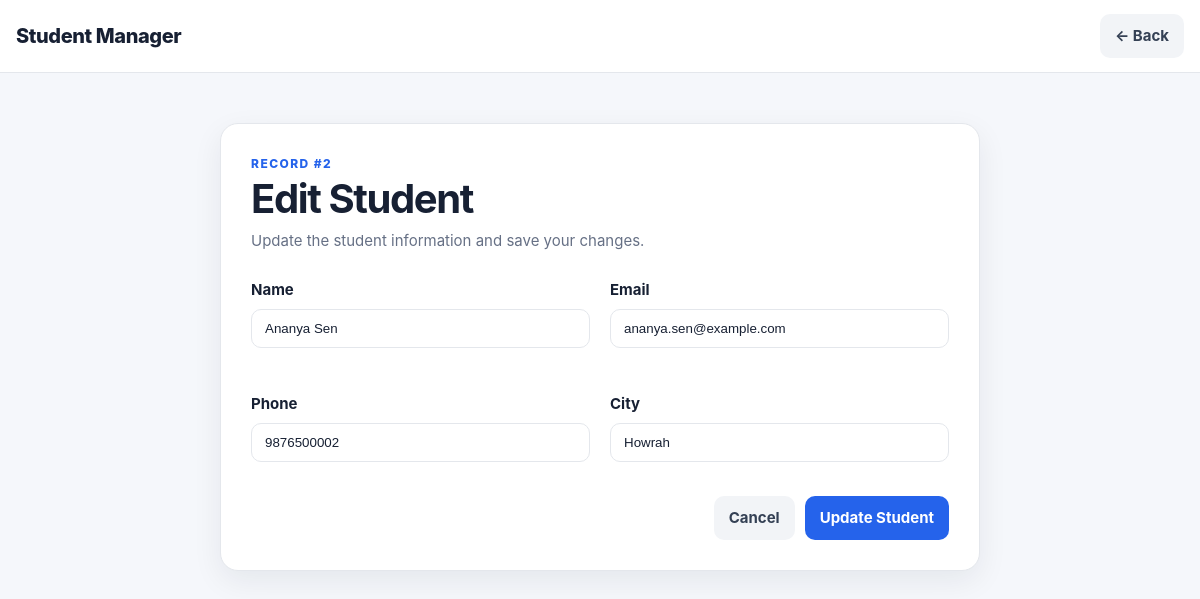
The app's page /update.php?id=2 with its own data.
### tables this page shows
CREATE TABLE IF NOT EXISTS students (
    id INT UNSIGNED AUTO_INCREMENT PRIMARY KEY,
    name VARCHAR(100) NOT NULL,
    email VARCHAR(150) NOT NULL UNIQUE,
    phone VARCHAR(20) NOT NULL,
    city VARCHAR(100) NOT NULL,
    created_at TIMESTAMP NOT NULL DEFAULT CURRENT_TIMESTAMP,
    updated_at TIMESTAMP NOT NULL DEFAULT CURRENT_TIMESTAMP ON UPDATE CURRENT_TIMESTAMP,
    INDEX idx_students_name (name),
    INDEX idx_students_city (city)
);

### message.php (called while the page is built, shortened)
<?php
function e(?string $value): string
{
    return htmlspecialchars((string) $value, ENT_QUOTES, 'UTF-8');
}

### update.php (the view, shortened to what this page needs)
<?php
$id = filter_input(INPUT_GET, 'id', FILTER_VALIDATE_INT);
$database = new Database();
$db = $database->getConnection();
$stmt = $db->prepare('SELECT id, name, email, phone, city FROM students WHERE id = ?');
$stmt->bind_param('i', $id);
$stmt->execute();
$student = $stmt->get_result()->fetch_assoc();
?>
<!DOCTYPE html>
<html lang="en">
<head>
    <link rel="stylesheet" href="assets/css/style.css">
</head>
<body>
<header class="topbar">
    <div class="container topbar-inner">
        <a class="brand" href="index.php">Student Manager</a>
        <a class="btn btn-light" href="index.php">← Back</a>
    </div>
</header>
<main class="container form-page">
    <section class="form-card">
        <p class="eyebrow">Record #<?= (int) $student['id'] ?></p>
        <h1>Edit Student</h1>
        <p class="muted">Update the student information and save your changes.</p>
        <form action="update.php?id=<?= (int) $student['id'] ?>" method="POST" data-student-form novalidate>
            <div class="form-grid">
                <div class="field">
                    <label for="name">Name</label>
                    <input id="name" name="name" type="text" value="<?= e($student['name']) ?>" maxlength="100" required>
                    <small class="field-error" data-error-for="name"></small>
                </div>
                <div class="field">
                    <label for="email">Email</label>
                    <input id="email" name="email" type="email" value="<?= e($student['email']) ?>" maxlength="150" required>
                    <small class="field-error" data-error-for="email"></small>
                </div>
                <div class="field">
                    <label for="phone">Phone</label>
                    <input id="phone" name="phone" type="tel" value="<?= e($student['phone']) ?>" maxlength="20" required>
                    <small class="field-error" data-error-for="phone"></small>
                </div>
                <div class="field">
                    <label for="city">City</label>
                    <input id="city" name="city" type="text" value="<?= e($student['city']) ?>" maxlength="100" required>
                    <small class="field-error" data-error-for="city"></small>
                </div>
            </div>
            <div class="form-actions">
                <a class="btn btn-light" href="index.php">Cancel</a>
                <button class="btn btn-primary" type="submit">Update Student</button>
            </div>
        </form>
    </section>
</main>
</body>
</html>

### assets/css/style.css (style rules this page uses)
:root { --bg: #f5f7fb; --surface: #ffffff; --text: #172033; --muted: #667085; --border: #e4e7ec; --primary: #2563eb; --primary-dark: #1d4ed8; --danger: #dc2626; --success-bg: #ecfdf3; --success-text: #027a48; --error-bg: #fef3f2; --error-text: #b42318; --shadow: 0 10px 30px rgba(16, 24, 40, .07); }
* { box-sizing: border-box; }
body { margin: 0; background: var(--bg); color: var(--text); font: 15px/1.6 Inter, ui-sans-serif, system-ui, -apple-system, BlinkMacSystemFont, "Segoe UI", sans-serif; }
a { color: inherit; text-decoration: none; }
.container { width: min(1180px, calc(100% - 32px)); margin-inline: auto; }
.topbar { background: var(--surface); border-bottom: 1px solid var(--border); position: sticky; top: 0; z-index: 20; }
.topbar-inner { min-height: 72px; display: flex; align-items: center; justify-content: space-between; gap: 16px; }
.brand { font-size: 20px; font-weight: 800; letter-spacing: -.02em; }
.hero-card, .panel, .form-card { background: var(--surface); border: 1px solid var(--border); border-radius: 18px; box-shadow: var(--shadow); }
h1 { margin: 4px 0 8px; font-size: clamp(28px, 4vw, 40px); line-height: 1.1; letter-spacing: -.035em; }
.muted { color: var(--muted); margin: 0; }
.eyebrow { color: var(--primary); font-size: 12px; font-weight: 800; text-transform: uppercase; letter-spacing: .12em; margin: 0; }
input { width: 100%; border: 1px solid var(--border); background: #fff; border-radius: 10px; padding: 11px 13px; color: var(--text); outline: none; transition: .2s; }
.btn { border: 0; border-radius: 10px; padding: 10px 15px; font: inherit; font-weight: 700; cursor: pointer; display: inline-flex; align-items: center; justify-content: center; gap: 7px; transition: .2s; white-space: nowrap; }
.btn-primary { background: var(--primary); color: #fff; }
.btn-light { background: #f2f4f7; color: #344054; }
.form-page { padding: 50px 0; }
.form-card { width: min(760px, 100%); margin-inline: auto; padding: 30px; }
.form-grid { display: grid; grid-template-columns: 1fr 1fr; gap: 20px; margin-top: 25px; }
.field label { display: block; font-weight: 700; margin-bottom: 7px; }
.field-error { display: block; min-height: 20px; color: var(--danger); font-size: 12px; margin-top: 4px; }
.form-actions { display: flex; justify-content: flex-end; gap: 10px; padding-top: 10px; }

### records on screen
students: id "2", name "Ananya Sen", email "ananya.sen@example.com", phone "9876500002", city "Howrah"
